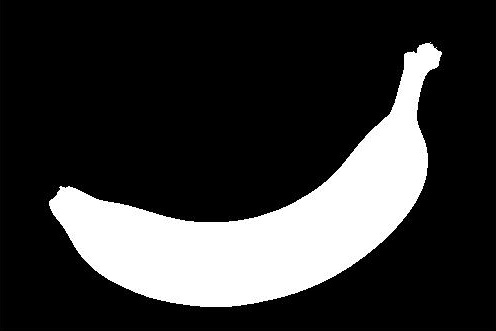
%> input picture Session 9/Object Boundary/binaryImg1.jpg, 496 x 331 px
$ octave Object_boundary.m   (GNU Octave 9; MATLAB toolbox functions it lacks are replaced by stand-ins)
%> lines starting %> are read from the running program, lines starting %| are printed output that depends on the picture
%Read the Image
A = imread('binaryImg1.jpg');
%> A is the input picture: size 331x496x3 uint8; min 0, max 255, mean 53.9

%Grayscale Image
A_gray = rgb2gray(A);

%Structuring element
se = strel('disk',5);
A_erode = imerode(A_gray,se);
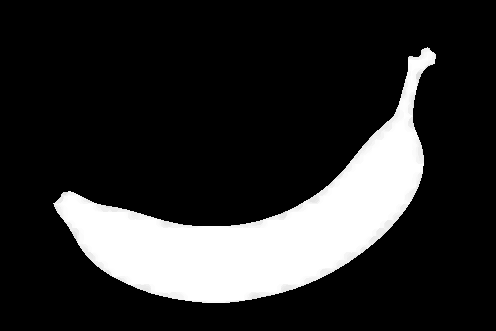
%> A_erode: size 331x496 uint8; min 0, max 255, mean 46

%Outline
A_outline = A_gray - A_erode;
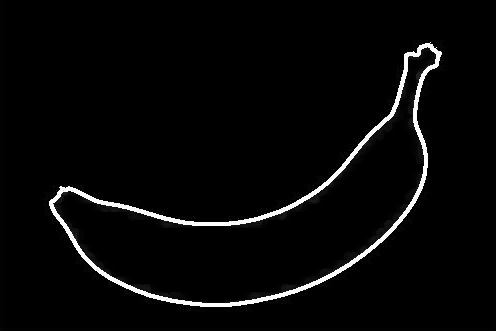
%> A_outline: size 331x496 uint8; min 0, max 255, mean 8

imshowpair(A_gray,A_outline, 'montage');
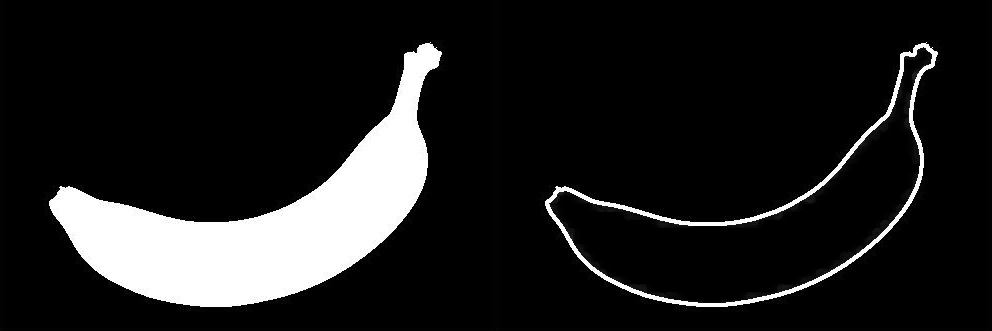
%> displayed picture: size 331x992, on the screen's scale of 0 to 255; min 0, max 255, mean 30.9
